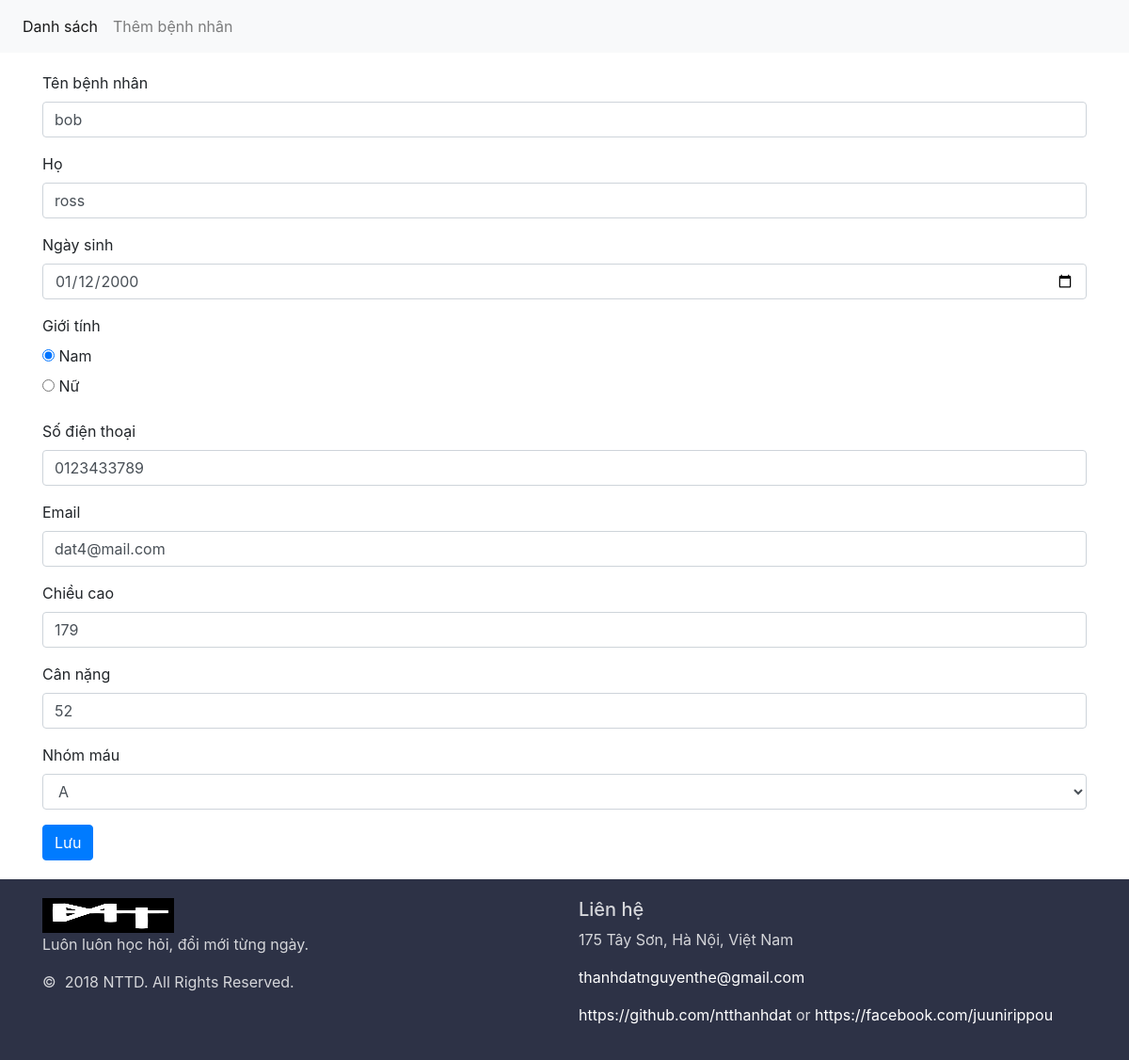
The page /edit.php?id=3 on the database its author committed.
### tables this page shows
CREATE TABLE `patient` (
  `PatientID` int(11) NOT NULL,
  `FirstName` char(50) NOT NULL,
  `LastName` char(50) NOT NULL,
  `DateOfBirth` date DEFAULT NULL,
  `Gender` char(6) DEFAULT NULL,
  `PhoneNumber` char(10) DEFAULT NULL,
  `Email` char(30) DEFAULT NULL,
  `Height` int(11) DEFAULT NULL,
  `Weight` int(11) DEFAULT NULL,
  `BloodGroup` char(3) DEFAULT NULL,
  `CreateOn` date DEFAULT NULL,
  `ModifiedOn` date DEFAULT NULL
);

### edit.php (the view, shortened to what this page needs)
<?php include('header.php');
include('config.php');
$id = $_GET['id'];
$sql = "select * from Patient where PatientID='$id'";
mysqli_set_charset($conn, 'UTF8');
$result = mysqli_query($conn, $sql);
if (mysqli_num_rows($result) > 0) {
  $post = mysqli_fetch_assoc($result);
}
?>
<main class="container">
  <div class="row">
    <div class="col-md-12">
      <form action="edit-process.php" method="post">
        <div class="form-group">
          <label for="">Tên bệnh nhân</label>
          <input type="text" name="fname" id="" class="form-control" value="<?php echo $post['FirstName'] ?>">
        </div>
        <div class="form-group">
          <label for="">Họ</label>
          <input type="text" name="lname" id="" class="form-control" value="<?php echo $post['LastName'] ?>">
        </div>
        <div class="form-group">
          <label for="">Ngày sinh </label>
          <input type="date" name="date" id="" class="form-control" value="<?php echo $post['DateOfBirth'] ?>">
        </div>
        <div class="form-group">
          <label for="">Giới tính</label><br>
          <input type="radio" id="male" name="gender" value="nam" <?php if (strtolower($post['Gender']) == 'nam') { echo 'checked'; } ?>>
          <label for="male">Nam</label><br>
          <input type="radio" id="female" name="gender" value="nữ" <?php if (strtolower($post['Gender']) == 'nữ') { echo 'checked'; } ?>>
          <label for="female">Nữ</label><br>
        </div>
        <div class="form-group">
          <label for="">Số điện thoại</label><br>
          <input type="text" name="phone" id="" class="form-control" value="<?php echo $post['PhoneNumber'] ?>">
        </div>
        <div class="form-group">
          <label for="">Email</label><br>
          <input type="email" class="form-control" name="email" id="" value="<?php echo $post['Email'] ?>">
        </div>
        <div class="form-group">
          <label for="">Chiều cao</label><br>
          <input type="number" name="height" id="height" class="form-control" value="<?php echo $post['Height'] ?>"">
                </div>
                <div class=" form-group">
          <label for="">Cân nặng</label><br>
          <input type="number" name="weight" id="weight" class="form-control" value="<?php echo $post['Weight'] ?>"">
                </div>
                <div class=" form-group">
          <label for=""> Nhóm máu</label>
          <select name="blood" id="" class="form-control" value="<?php echo $post['BloodGroup'] ?>">
            <option value="A">A</option>
          </select>
        </div>
        <button type="submit" class="btn btn-primary">Lưu</button>
      </form>
    </div>
  </div>
</main>
<?php include('footer.php') ?>

### style.css (style rules this page uses)
.container { padding-top: 20px; padding-bottom: 20px; }

### rows shown on the page
patient: fname "bob", lname "ross", date "01/12/2000", Gender "☑ Nam", Gender "☐ Nữ", phone "0123433789", email "dat4@mail.com", height "179", weight "52", blood "A"
